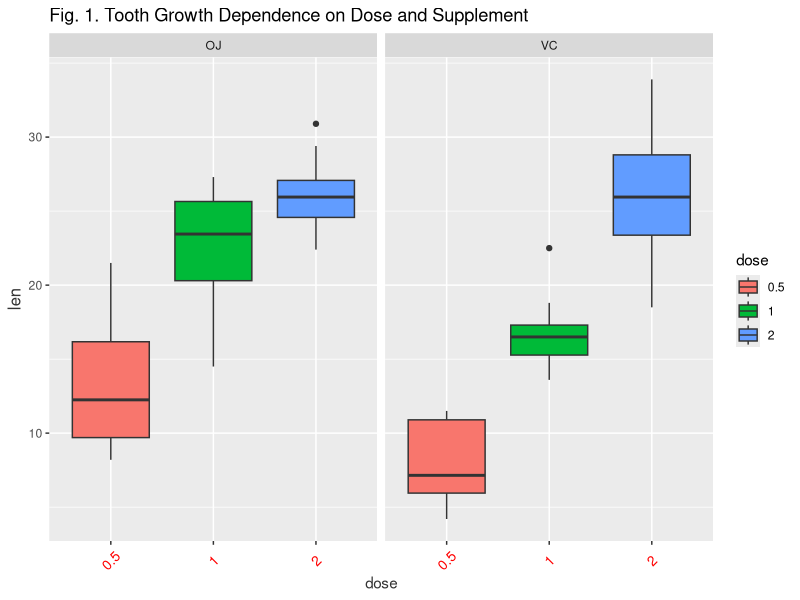
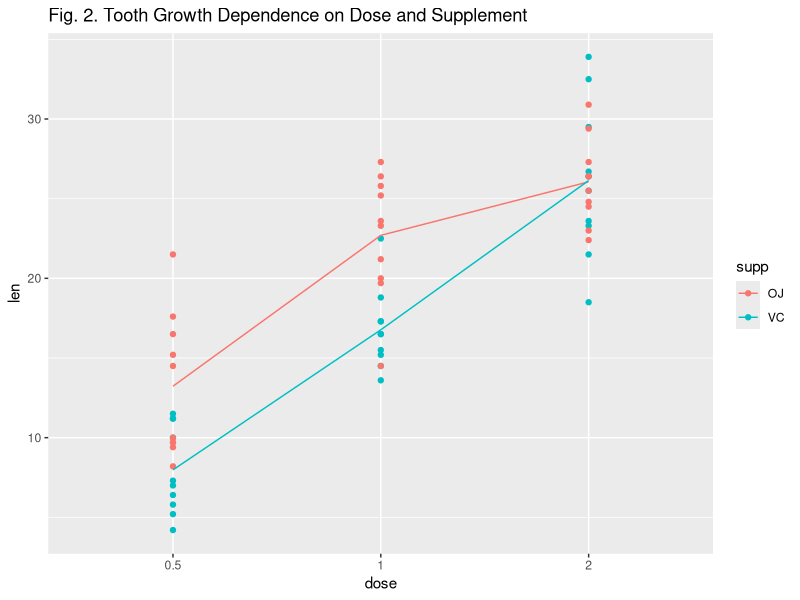

R code for these plots, in order: (Note: this script raises an error after producing the figures.)
## ---- chunk 1
# Load ToothGrowth dataset
tgdata <- ToothGrowth

# output a summary of the dataset
summary(tgdata)

# identify the structure of the existing dataset
str(tgdata)

# convert dose to a factor and look at structural change
tgdata$dose <- factor(tgdata$dose)
str(tgdata)

# visualize the dataset (since it is a small dataset)
tgdata

## ---- chunk 2
library("ggplot2")
tgdata$dose=as.factor(tgdata$dose)
ggplot(tgdata, aes(x=dose,y=len)) + 
    geom_boxplot(aes(fill = dose)) + 
    ggtitle('Fig. 1. Tooth Growth Dependence on Dose and Supplement ') + 
    facet_grid(.~supp) + 
        theme(axis.title.y = element_text(colour="gray20",size=12,angle=90,hjust=.5,vjust=1),
        axis.title.x = element_text(colour="gray20"),
        axis.text.x = element_text(colour="red",size=10,angle=45,hjust=.5, vjust=.5))

## ---- chunk 3
# Calculate the mean for every dose and supp
avg <- aggregate(len~., data=tgdata, mean)
g <- ggplot(aes(x=dose, y=len), data=tgdata) + 
    geom_point(aes(color=supp)) +
    ggtitle('Fig. 2. Tooth Growth Dependence on Dose and Supplement ')
g <- g + geom_line(data=avg,aes(group=supp,colour=supp))
print(g)

## ---- chunk 4
dose1 <- subset(tgdata, dose %in% c(0.5, 1.0))
dose2 <- subset(tgdata, dose %in% c(0.5, 2.0))
dose3 <- subset(tgdata, dose %in% c(1.0, 2.0))
t.test(len ~ dose, paired = F, var.equal = F, data = dose1)
## ---- chunk 5
t.test(len ~ dose, paired = F, var.equal = F, data = dose2)
## ---- chunk 6
t.test(len ~ dose, paired = F, var.equal = F, data = dose3)
## ---- chunk 7
t.test(len ~ supp, paired = F, var.equal = F, data = tgdata)
